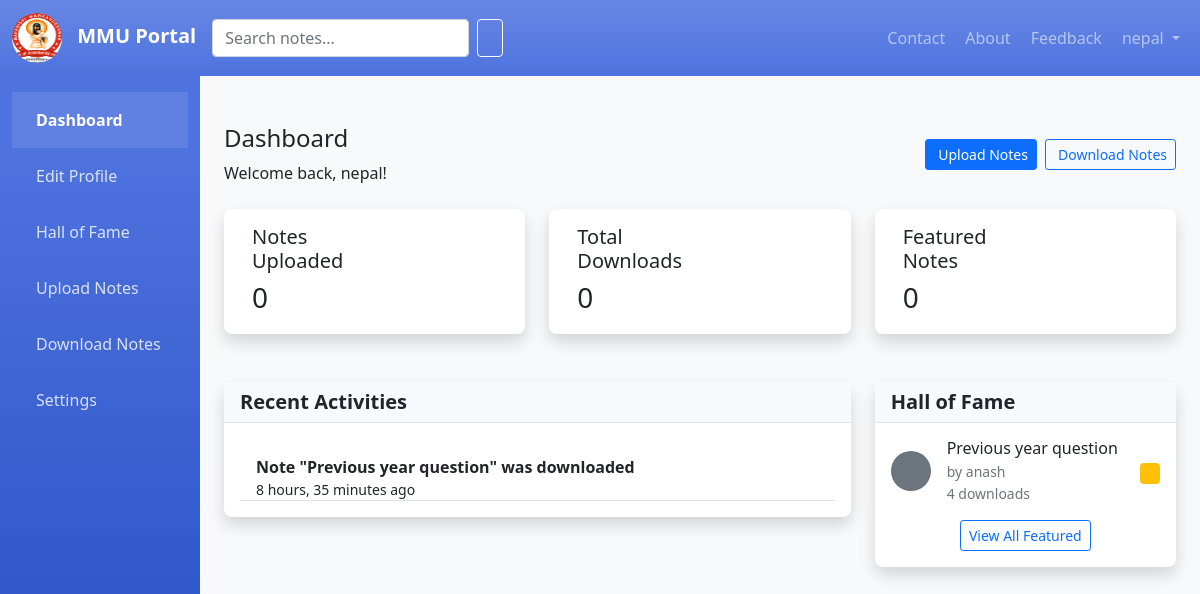
Screenshot of /student-dashboard/ (signed in) with the database file from the repository.
### accounts/models.py (models this page shows, shortened)
class CustomUser(AbstractUser):
    USER_TYPE_CHOICES = (
        ('student', 'Student'),
        ('admin', 'Admin'),
    )
    user_type = models.CharField(max_length=10, choices=USER_TYPE_CHOICES, default='student')
    avatar = models.ImageField(upload_to='avatars/', null=True, blank=True)
    is_approved = models.BooleanField(default=False)
    class Meta:
        swappable = 'AUTH_USER_MODEL'

### notes/models.py (models this page shows, shortened)
class Note(models.Model):
    CATEGORY_CHOICES = [
        ('notes', 'Notes'),
        ('assignments', 'Assignments'),
        ('previous_papers', 'Previous Year Papers'),
        ('lab_manuals', 'Lab Manuals'),
        ('presentations', 'Presentations'),
        ('study_materials', 'Study Materials'),
    ]
    title = models.CharField(max_length=255)
    description = models.TextField()
    subject = models.ForeignKey(Subject, on_delete=models.CASCADE)
    semester = models.ForeignKey(Semester, on_delete=models.CASCADE)
    category = models.CharField(max_length=20, choices=CATEGORY_CHOICES, default='notes')
    file = models.FileField(upload_to='notes/')
    uploaded_by = models.ForeignKey(User, on_delete=models.CASCADE)
    uploaded_at = models.DateTimeField(auto_now_add=True)
    downloads = models.PositiveIntegerField(default=0)
    is_featured = models.BooleanField(default=False)
    class Meta:
        ordering = ['-uploaded_at']

### accounts/views.py (the view, shortened to what this page needs)
# urls.py: path('student-dashboard/', views.student_dashboard, name='student_dashboard'),
@login_required
def student_dashboard(request):
    user = request.user
    user_notes_count = Note.objects.filter(uploaded_by=user).count()
    user_downloads_count = Note.objects.filter(uploaded_by=user).aggregate(
        total_downloads=models.Sum('downloads')
    )['total_downloads'] or 0
    featured_notes_count = Note.objects.filter(uploaded_by=user, is_featured=True).count()
    recent_activities = []
    recent_uploads = Note.objects.filter(uploaded_by=user).order_by('-uploaded_at')[:3]
    recent_downloaded_notes = Note.objects.filter(downloads__gt=0).order_by('-uploaded_at')[:5]
    for note in recent_downloaded_notes:
        recent_activities.append({
            'type': 'download',
            'message': f'Note "{note.title}" was downloaded',
            'time': note.uploaded_at,
            'icon': 'fa-download',
            'color': 'info'
        })
    recent_activities.sort(key=lambda x: x['time'], reverse=True)
    hall_of_fame_notes = Note.objects.filter(is_featured=True).order_by('-uploaded_at')[:3]
    return render(request, 'accounts/student_dashboard.html', {
        'user_notes_count': user_notes_count,
        'user_downloads_count': user_downloads_count,
        'featured_notes_count': featured_notes_count,
        'recent_activities': recent_activities[:5],
        'hall_of_fame_notes': hall_of_fame_notes
    })

### accounts/templates/accounts/student_dashboard.html (shortened to what this page needs)
{% extends 'base.html' %}
{% block content %}
<div class="d-flex justify-content-between flex-wrap flex-md-nowrap align-items-center py-4">
    <div class="d-block mb-4 mb-md-0">
        <h2 class="h4">Dashboard</h2>
        <p class="mb-0">Welcome back, {{ user.username }}!</p>
    </div>
    <div class="btn-toolbar mb-2 mb-md-0">
        <a href="{% url 'upload_notes' %}" class="btn btn-sm btn-primary"> Upload Notes</a>
        <a href="{% url 'download_notes' %}" class="btn btn-sm btn-outline-primary ms-2"> Download Notes</a>
    </div>
</div>
<div class="row">
    <div class="col-12 col-sm-6 col-xl-4 mb-4">
        <div class="card border-0 shadow">
            <div class="card-body">
                <div class="row d-block d-xl-flex align-items-center">
                    <div class="col-12 col-xl-5 px-xl-0">
                        <div class="d-flex align-items-center">
                            <div class="d-block">
                                <h4 class="h5">Notes Uploaded</h4>
                                <h3 class="mb-1">{{ user_notes_count }}</h3>
                            </div>
                        </div>
                    </div>
                </div>
            </div>
        </div>
    </div>
    <div class="col-12 col-sm-6 col-xl-4 mb-4">
        <div class="card border-0 shadow">
            <div class="card-body">
                <div class="row d-block d-xl-flex align-items-center">
                    <div class="col-12 col-xl-5 px-xl-0">
                        <div class="d-flex align-items-center">
                            <div class="d-block">
                                <h4 class="h5">Total Downloads</h4>
                                <h3 class="mb-1">{{ user_downloads_count }}</h3>
                            </div>
                        </div>
                    </div>
                </div>
            </div>
        </div>
    </div>
    <div class="col-12 col-sm-6 col-xl-4 mb-4">
        <div class="card border-0 shadow">
            <div class="card-body">
                <div class="row d-block d-xl-flex align-items-center">
                    <div class="col-12 col-xl-5 px-xl-0">
                        <div class="d-flex align-items-center">
                            <div class="d-block">
                                <h4 class="h5">Featured Notes</h4>
                                <h3 class="mb-1">{{ featured_notes_count }}</h3>
                            </div>
                        </div>
                    </div>
                </div>
            </div>
        </div>
    </div>
</div>
<div class="row">
    <div class="col-12 col-xl-8 mb-4">
        <div class="card border-0 shadow">
            <div class="card-header border-bottom d-flex align-items-center justify-content-between">
                <h2 class="fs-5 fw-bold mb-0">Recent Activities</h2>
            </div>
            <div class="card-body">
                {% for activity in recent_activities %}
                <div class="d-flex border-bottom pt-3">
                    <div class="d-block">
                        <span class="fw-bold">{{ activity.message }}</span>
                        <div class="small text-gray-500">{{ activity.time|timesince }} ago</div>
                    </div>
                </div>
                {% empty %}
                <div class="text-center py-4">
                    <i class="fas fa-history fa-2x text-muted mb-2"></i>
                    <p class="text-muted">No recent activities yet</p>
                    <a href="{% url 'upload_notes' %}" class="btn btn-sm btn-primary">Upload Your First Note</a>
                </div>
                {% endfor %}
            </div>
        </div>
    </div>
    <div class="col-12 col-xl-4 mb-4">
        <div class="card border-0 shadow">
            <div class="card-header border-bottom">
                <h2 class="fs-5 fw-bold mb-0">Hall of Fame</h2>
            </div>
            <div class="card-body">
                {% for note in hall_of_fame_notes %}
                <div class="d-flex align-items-center mb-3">
                    {% if note.uploaded_by.avatar %}
                    <img src="{{ note.uploaded_by.avatar.url }}" class="rounded-circle me-3" width="40" height="40" alt="Avatar">
                    {% else %}
                    <div class="rounded-circle bg-secondary d-flex align-items-center justify-content-center me-3" style="width: 40px; height: 40px;">
                    </div>
                    {% endif %}
                    <div class="d-block flex-grow-1">
                        <h6 class="mb-0">{{ note.title }}</h6>
                        <small class="text-muted">by {{ note.uploaded_by.username }}</small>
                        <div class="small text-muted">{{ note.downloads }} downloads</div>
                    </div>
                    <div class="ms-auto">
                        <span class="badge bg-warning"></span>
                    </div>
                </div>
                {% empty %}
                <div class="text-center py-3">
                    <i class="fas fa-trophy fa-2x text-muted mb-2"></i>
                    <p class="text-muted">No featured notes yet</p>
                </div>
                {% endfor %}
                <div class="text-center mt-3">
                    <a href="{% url 'hall_of_fame' %}" class="btn btn-sm btn-outline-primary">View All Featured</a>
                </div>
            </div>
        </div>
    </div>
</div>
{% endblock %}

### templates/base.html (shortened to what this page needs)
<!DOCTYPE html>
<html lang="en">
<head>
    <link href="https://cdn.jsdelivr.net/npm/bootstrap@5.1.3/dist/css/bootstrap.min.css" rel="stylesheet">
    <link rel="stylesheet" href="https://cdnjs.cloudflare.com/ajax/libs/font-awesome@6.0.0/css/all.min.css">
</head>
<body>
    <nav class="navbar navbar-expand-lg navbar-dark bg-gradient" style="background: #4e73df;">
        <div class="container-fluid">
            <a class="navbar-brand" href="{% if user.is_authenticated %}{% if user.user_type == 'admin' %}{% url 'admin_dashboard' %}{% else %}{% url 'student_dashboard' %}{% endif %}{% else %}{% url 'login' %}{% endif %}">
                {% load static %}
                <img src="{% static 'mmdu.jpg' %}" alt="MMU Logo" class="logo rounded-circle">
                MMU Portal
            </a>
            <div class="collapse navbar-collapse" id="navbarNav">
                {% if user.is_authenticated %}
                <form class="d-flex search-form me-3" action="{% url 'download_notes' %}" method="get">
                    <input class="form-control me-2" type="search" placeholder="Search notes..." aria-label="Search" name="q">
                    <button class="btn btn-outline-light" type="submit">
                    </button>
                </form>
                {% endif %}
                <ul class="navbar-nav ms-auto">
                    <li class="nav-item">
                        <a class="nav-link" href="{% url 'contact' %}"> Contact</a>
                    </li>
                    <li class="nav-item">
                        <a class="nav-link" href="{% url 'about' %}"> About</a>
                    </li>
                    <li class="nav-item">
                        <a class="nav-link" href="{% url 'feedback' %}"> Feedback</a>
                    </li>
                    {% if user.is_authenticated %}
                    <li class="nav-item dropdown">
                        <a class="nav-link dropdown-toggle" href="#" id="navbarDropdown" role="button" data-bs-toggle="dropdown">
                            {{ user.username }}
                        </a>
                    </li>
                    {% endif %}
                </ul>
            </div>
        </div>
    </nav>
    <div class="container-fluid">
        <div class="row">
            {% if user.is_authenticated and user.user_type == 'student' %}
            <div class="col-md-3 col-lg-2 sidebar d-md-block">
                <div class="position-sticky pt-3">
                    <ul class="nav flex-column">
                        <li class="nav-item">
                            <a class="nav-link {% if request.resolver_match.url_name == 'student_dashboard' %}active{% endif %}" href="{% url 'student_dashboard' %}">
                                 Dashboard
                            </a>
                        </li>
                        <li class="nav-item">
                            <a class="nav-link {% if request.resolver_match.url_name == 'edit_profile' %}active{% endif %}" href="{% url 'edit_profile' %}">
                                 Edit Profile
                            </a>
                        </li>
                        <li class="nav-item">
                            <a class="nav-link {% if request.resolver_match.url_name == 'hall_of_fame' %}active{% endif %}" href="{% url 'hall_of_fame' %}">
                                 Hall of Fame
                            </a>
                        </li>
                        <li class="nav-item">
                            <a class="nav-link {% if request.resolver_match.url_name == 'upload_notes' %}active{% endif %}" href="{% url 'upload_notes' %}">
                                 Upload Notes
                            </a>
                        </li>
                        <li class="nav-item">
                            <a class="nav-link {% if request.resolver_match.url_name == 'download_notes' %}active{% endif %}" href="{% url 'download_notes' %}">
                                 Download Notes
                            </a>
                        </li>
                        <li class="nav-item">
                            <a class="nav-link {% if request.resolver_match.url_name == 'settings' %}active{% endif %}" href="{% url 'settings' %}">
                                 Settings
                            </a>
                        </li>
                    </ul>
                </div>
            </div>
            {% endif %}
            <main class="{% if user.is_authenticated and user.user_type == 'student' %}col-md-9 ms-sm-auto col-lg-10{% else %}col-12{% endif %} px-md-4 py-4">
                {% block content %}
                {% endblock %}
            </main>
        </div>
    </div>
</body>
</html>

### templates/base.html (style rules this page uses)
body { background-color: #f8f9fa; }
.navbar-brand { font-weight: bold; }
.sidebar { min-height: calc(100vh - 56px); background: #4e73df; background: linear-gradient(180deg, #4e73df 10%, #224abe 100%); }
.sidebar .nav-link { color: rgba(255, 255, 255, 0.8); padding: 1rem; }
.sidebar .nav-link.active { font-weight: bold; color: #fff; background: rgba(255, 255, 255, 0.1); }
.card { border-radius: 8px; box-shadow: 0 0.15rem 1.75rem 0 rgba(58, 59, 69, 0.15); margin-bottom: 1.5rem; }
.card-header { font-weight: bold; background: #f8f9fc; border-bottom: 1px solid #e3e6f0; }
.logo { width: 50px; height: 50px; margin-right: 10px; }
.search-form { max-width: 300px; }

### rows the page displays
CustomUser: username "nepal"
Note: time "8 hours, 35 minutes", title "Previous year question", uploaded_by.username "anash", downloads "4"

### other values shown
{{ user_notes_count }} "0"
{{ user_downloads_count }} "0"
{{ featured_notes_count }} "0"
{{ activity.message }} "Note \"Previous year question\" was downloaded"
